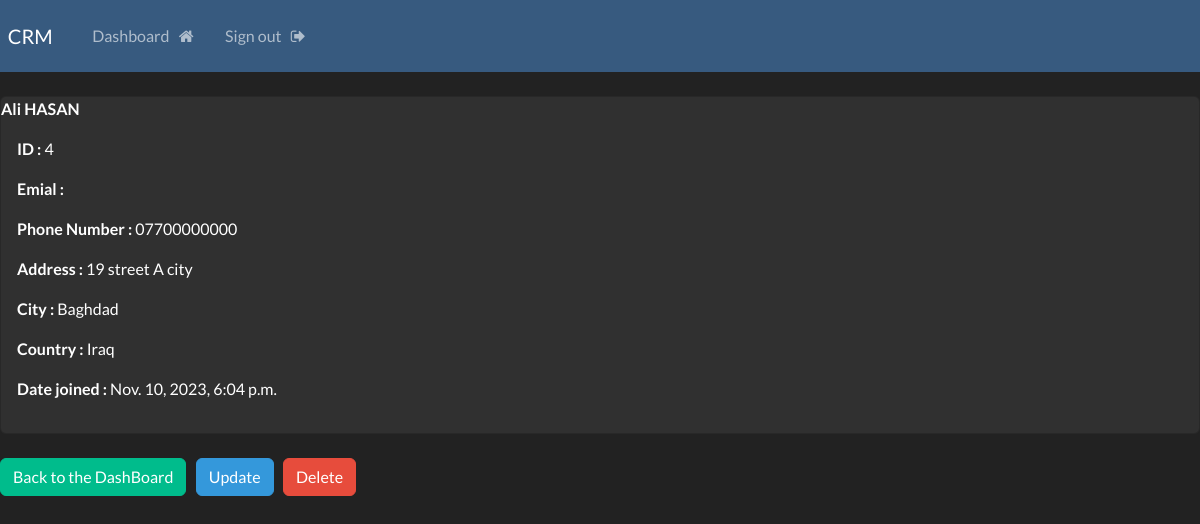
Screenshot of /viewClient/4 (signed in) with the database file from the repository.
### base/models.py (models this page shows, shortened)
class Client(models.Model):
    first_name=models.CharField(max_length=50)
    last_name=models.CharField(max_length=50)
    email=models.CharField(max_length=250)
    phone=models.CharField(max_length=50)
    address=models.CharField(max_length=300)
    city=models.CharField(max_length=300)
    country=models.CharField(max_length=300)
    created=models.DateTimeField(auto_now_add=True)

### base/views.py (the view)
# urls.py: path('viewClient/<int:pk>' , views.viewClient , name='viewClient'),
@login_required(login_url='loginPage')
def viewClient(request ,pk):
    clientInfo=Client.objects.get(id=pk)
    context={'clientInfo':clientInfo}
    return render(request , 'base/view.html' , context)

### base/templates/base/view.html (shortened to what this page needs)
{% extends "base/base.html" %}
{% block content  %}
    <div class='card'>
        <strong>
            {{clientInfo.first_name}}
            {{clientInfo.last_name|upper}}
        </strong>
        <div class='card-body'>
            <p><strong>ID : </strong>{{clientInfo.id}}</p>
            <p><strong>Emial : </strong>{{clientInfo.emial}}</p>
            <p><strong>Phone Number : </strong>{{clientInfo.phone}}</p>
            <p><strong>Address : </strong>{{clientInfo.address}}</p>
            <p><strong>City : </strong>{{clientInfo.city}}</p>
            <p><strong>Country : </strong>{{clientInfo.country}}</p>
            <p><strong>Date joined : </strong>{{clientInfo.created}}</p>
        </div>
    </div>
    <br>
    <a href="{% url 'dashBoard' %}" class='btn btn-success'> Back to the DashBoard </a>
    <a href="{% url 'updateClient' clientInfo.id %}" class='btn btn-info'> Update </a>
    <a href="{% url 'delete' clientInfo.id %}" class='btn btn-danger'> Delete </a>
{% endblock %}

### rows the page displays
Client: first_name "Ali", last_name "HASAN", id "4", phone "07700000000", address "19 street A city", city "Baghdad", country "Iraq", created "Nov. 10, 2023, 6:04 p.m."
